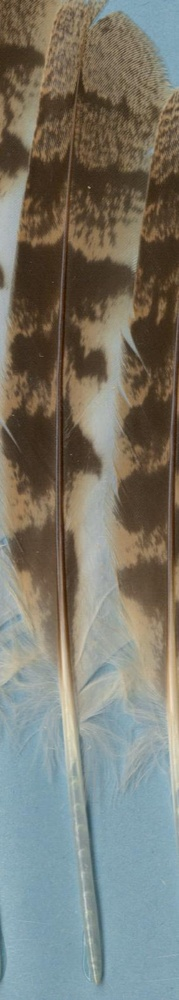
#> input picture birds_image/feathers/images/caprimulgiformes/caprimulgus_aegyptius/caprimulgiformes_caprimulgus_aegyptius_00003.jpg, 179 x 1000 px, shrunk from 284 x 1587 before the run
$ python -i image_processor.py   (imports and definitions only)
#> lines starting #> are read from the running program, lines starting #| are printed output that depends on the picture; after the words box and inside, x2 and y2 are one past the last pixel; in counts of white or black regions, pixels touching at a corner belong together
import numpy as np
import cv2

def remove_background(image):
    """Remover fondo usando simulacion simple con threshold"""
    try:
        # Convertir a HSV para mejor segmentación
        hsv = cv2.cvtColor(image, cv2.COLOR_RGB2HSV)
#> hsv: shape (1000, 179, 3); mean H, S, V 45.4, 77.9, 135

        # Crear máscara simple
        lower = np.array([0, 30, 30])
        upper = np.array([180, 255, 255])
        mask = cv2.inRange(hsv, lower, upper)
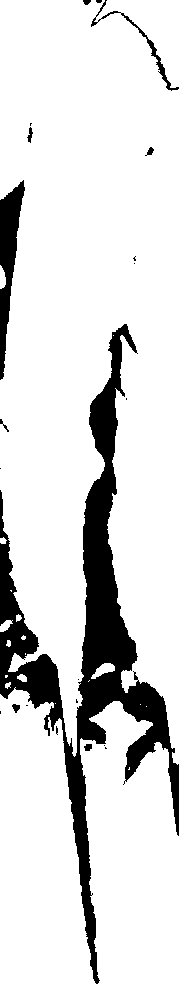
#> mask: shape (1000, 179); 86.3% white; 22 black regions (13 under 20 px), largest, box (x1, y1, x2, y2) and area: (0, 324, 179, 984) 21589, (0, 180, 25, 380) 2235, (91, 0, 179, 91) 454

        # Aplicar operaciones morfológicas
        kernel = np.ones((5,5), np.uint8)
        mask = cv2.morphologyEx(mask, cv2.MORPH_CLOSE, kernel)
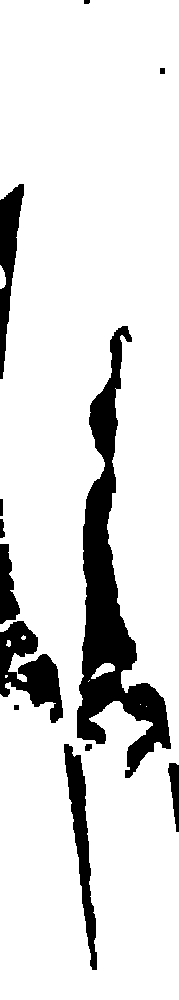
#> mask: shape (1000, 179); 87.1% white; 12 black regions, largest, box (x1, y1, x2, y2) and area: (77, 326, 171, 778) 13288, (0, 621, 63, 723) 3243, (64, 744, 97, 970) 2585
        mask = cv2.morphologyEx(mask, cv2.MORPH_OPEN, kernel)
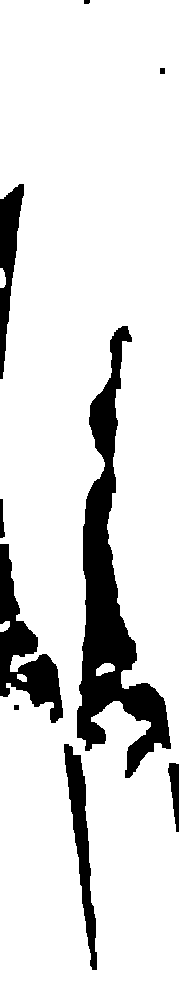
#> mask: shape (1000, 179); 86.9% white; 9 black regions, largest, box (x1, y1, x2, y2) and area: (77, 326, 171, 778) 13492, (0, 544, 63, 723) 4391, (64, 744, 97, 970) 2611

        # Aplicar máscara
        result = image.copy()
        result[mask == 0] = [255, 255, 255]  # Fondo blanco
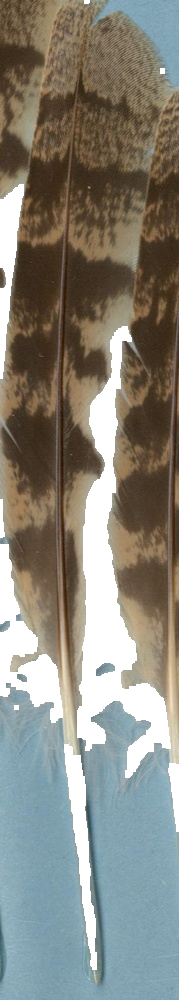
#> result: shape (1000, 179, 3); mean R, G, B 134.5, 132.8, 123.2

        return result, mask
    except Exception as e:
        import streamlit as st
        st.error(f"Error en remoción de fondo: {e}")
        return image, np.ones(image.shape[:2], dtype=np.uint8) * 255

def create_4channel_image(rgb_image, uv_channel):
    """Crear imagen de 4 canales (UV, R, G, B)"""
    try:
        # Combinar canales
        uvrgb_image = np.dstack([uv_channel, rgb_image])
        return uvrgb_image
    except Exception as e:
        import streamlit as st
        st.error(f"Error creando imagen 4 canales: {e}")
        return None

>>> import cv2
>>> picture = cv2.cvtColor(cv2.imread('../../birds_image/feathers/images/caprimulgiformes/caprimulgus_aegyptius/caprimulgiformes_caprimulgus_aegyptius_00003.jpg'), cv2.COLOR_BGR2RGB)
>>> result = remove_background(picture)

$ run again, on birds_image/feathers/images/caprimulgiformes/caprimulgus_aegyptius/caprimulgiformes_caprimulgus_aegyptius_00010.jpg
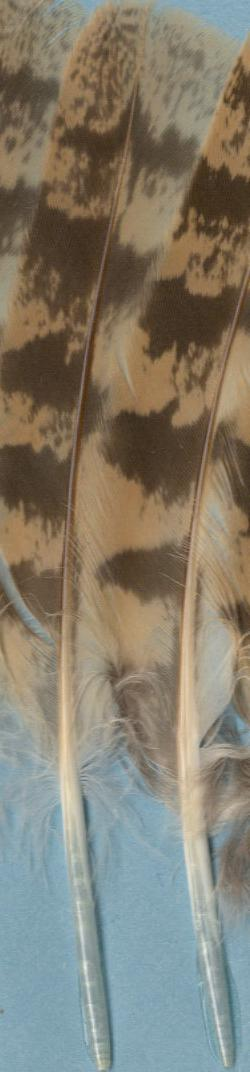
#> input picture birds_image/feathers/images/caprimulgiformes/caprimulgus_aegyptius/caprimulgiformes_caprimulgus_aegyptius_00010.jpg, 250 x 1072 px
#> hsv: shape (1072, 250, 3); mean H, S, V 38.7, 77.7, 140.9
#> in remove_background, `mask = cv2.inRange(hsv, lower, upper)`:
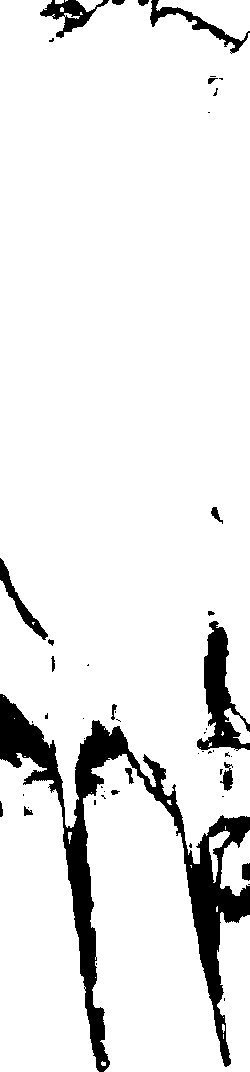
#> mask: shape (1072, 250); 91.4% white; 51 black regions (32 under 20 px), largest, box (x1, y1, x2, y2) and area: (0, 694, 250, 1072) 16462, (197, 621, 250, 751) 2876, (40, 0, 109, 38) 941
#> in remove_background, `result[mask == 0] = [255, 255, 255]`:
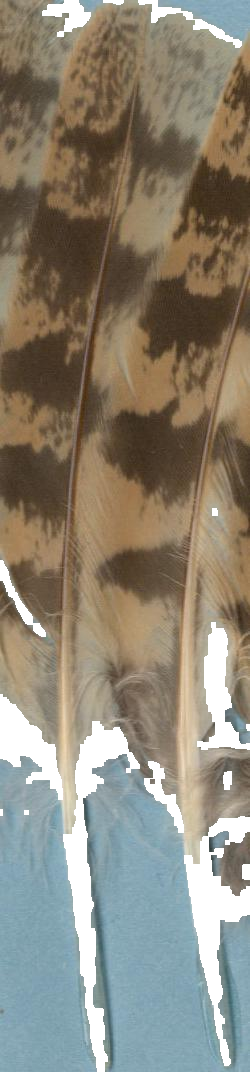
#> result: shape (1072, 250, 3); mean R, G, B 139.3, 132.9, 118.5

$ run again, on birds_image/feathers/images/caprimulgiformes/caprimulgus_aegyptius/caprimulgiformes_caprimulgus_aegyptius_00017.jpg
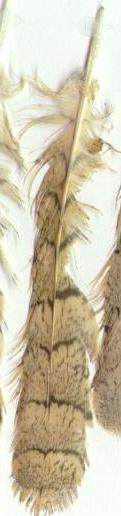
#> input picture birds_image/feathers/images/caprimulgiformes/caprimulgus_aegyptius/caprimulgiformes_caprimulgus_aegyptius_00017.jpg, 121 x 516 px
#> hsv: shape (516, 121, 3); mean H, S, V 31, 49.5, 210
#> in remove_background, `mask = cv2.inRange(hsv, lower, upper)`:
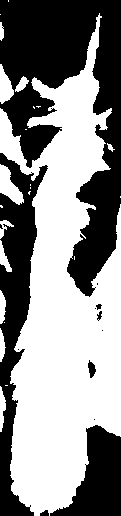
#> mask: shape (516, 121); 55.2% white; 13 black regions (6 under 20 px), largest, box (x1, y1, x2, y2) and area: (0, 0, 121, 297) 17233, (0, 153, 48, 516) 7031, (50, 425, 121, 516) 3535
#> in remove_background, `result[mask == 0] = [255, 255, 255]`:
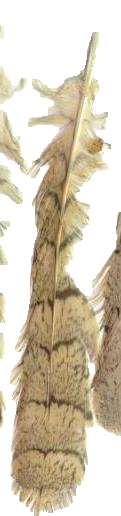
#> result: shape (516, 121, 3); mean R, G, B 214.4, 204, 184.4
